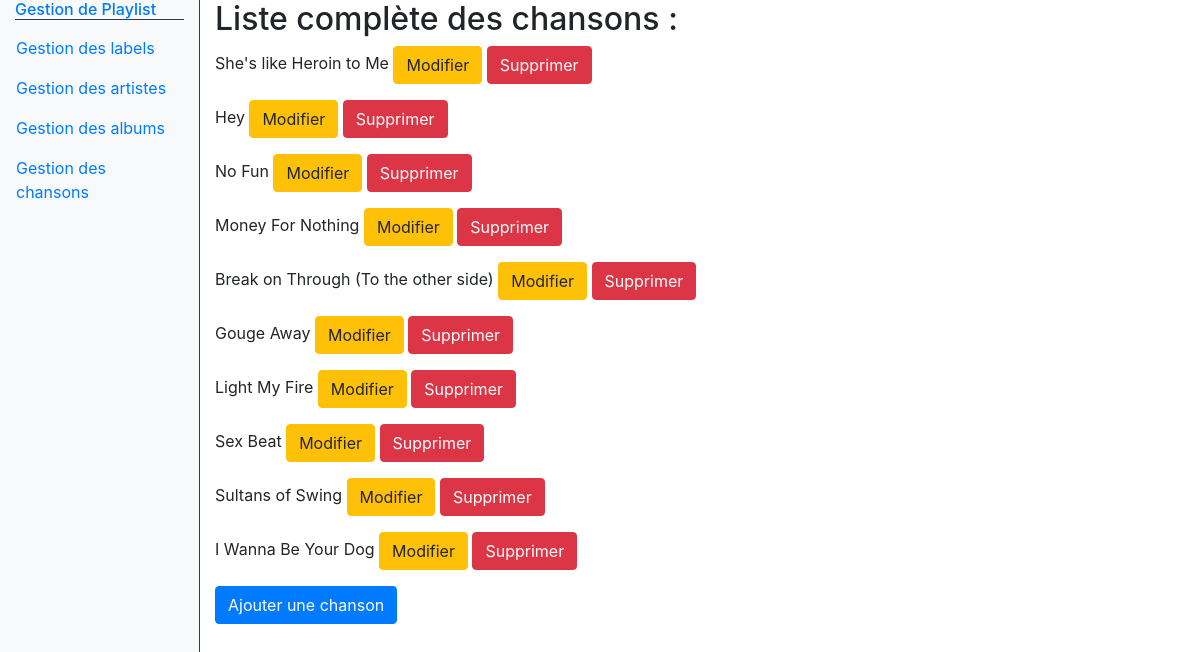
The page /admin/index.php?controller=songs&action=list on the database as committed earlier.
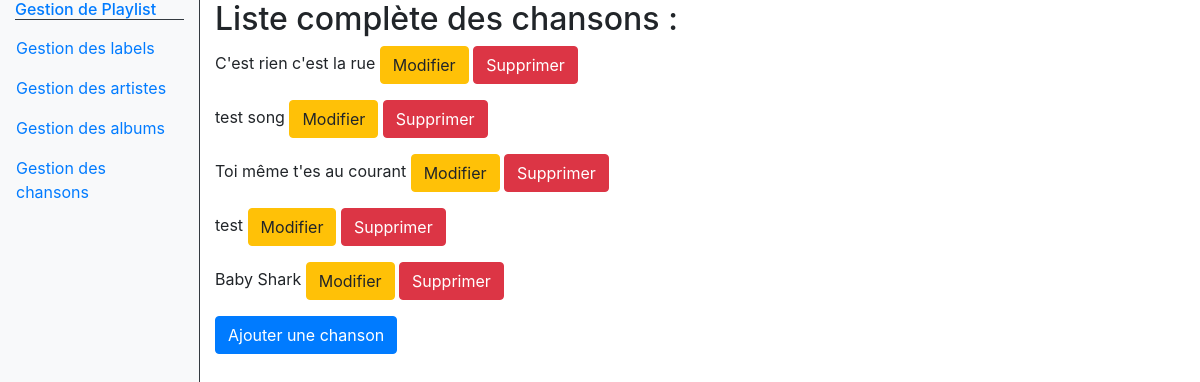
The same page on the database as committed later.
### tables this page shows
CREATE TABLE IF NOT EXISTS `songs` (
  `id` int(11) NOT NULL AUTO_INCREMENT,
  `title` varchar(255) NOT NULL,
  `artist_id` int(11) NOT NULL,
  `album_id` int(11) DEFAULT NULL,
  PRIMARY KEY (`id`),
  KEY `songs_artist_id` (`artist_id`),
  KEY `songs_album_id` (`album_id`)
);

### admin/index.php (called while the page is built, shortened)
<?php
if(isset($_GET['controller'])){
	switch ($_GET['controller']){
		case 'songs':
			require 'controllers/songController.php';
		break;
	}
}
else{
	require 'controllers/indexController.php';
}
require 'views/admin.php';
?>

### admin/models/Song.php (called while the page is built, shortened)
<?php
function getAllSongs()
{
    $db = dbConnect();
    $query = $db->query('SELECT * FROM songs');
    $songs = $query->fetchAll();
    return $songs;
}

### admin/controllers/songController.php (called while the page is built, shortened)
<?php
require('models/Song.php');
switch ($_GET['action']) {
    case 'list':
        $songs = getAllSongs();
    break;
}

### admin/views/songList.php (the view, shortened to what this page needs)
<main class="col-9">
	<h2>Liste complète des chansons : </h2>
	<?php foreach($songs as $song): ?>
		<p><?=  htmlspecialchars($song['title']) ?>
		<a href="index.php?controller=songs&action=edit&id=<?= $song['id'] ?>"><button type="button" class="btn btn-warning">Modifier</button></a>
		<a onclick="return confirm('Are you sure?')" href="index.php?controller=songs&action=delete&id=<?= $song['id'] ?>"><button type="button" class="btn btn-danger">Supprimer</button></a></p>
    <?php endforeach; ?>
    <a href="index.php?controller=songs&action=new"><button type="button" class="btn btn-primary">Ajouter une chanson</button></a>
</main>

Rows that differ between the two databases and show on the page:
removed songs: title "She's like Heroin to Me"
removed songs: title "Hey"
removed songs: title "No Fun"
removed songs: title "Money For Nothing"
removed songs: title "Break on Through (To the other side)"
removed songs: title "Gouge Away"
removed songs: title "Light My Fire"
removed songs: title "Sex Beat"
removed songs: title "Sultans of Swing"
removed songs: title "I Wanna Be Your Dog"
added songs: title "C'est rien c'est la rue"
added songs: title "test song"
added songs: title "Toi même t'es au courant"
added songs: title "test"
added songs: title "Baby Shark"
